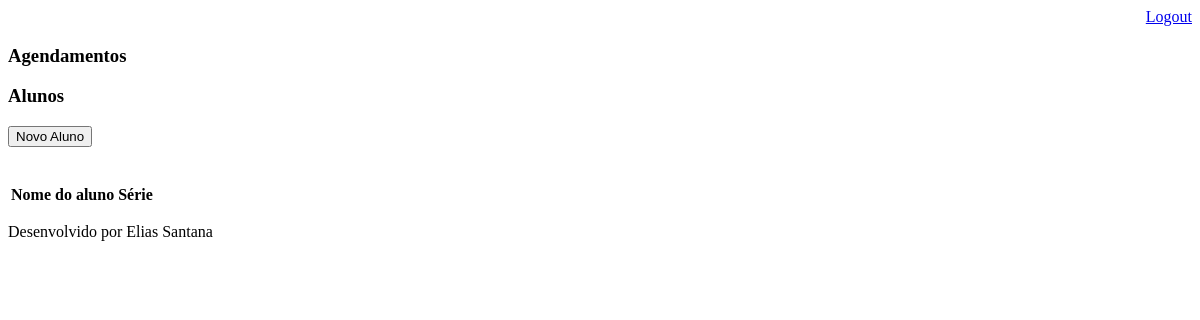
Before: /alunos/ (signed in) with the older database file.
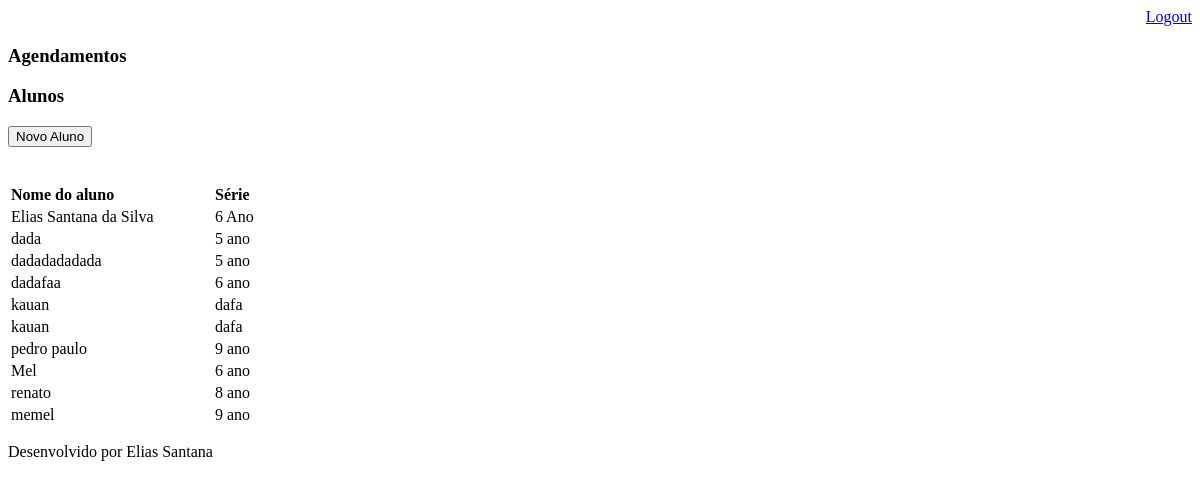
After: the same page with the newer database file.
### core/models.py (models this page shows, shortened)
class Aluno(models.Model):
    nome = models.TextField(max_length=50)
    serie = models.TextField(max_length=5)
    data_cadastro = models.DateTimeField(auto_now=True)
    class Meta:
        db_table = 'aluno'

### core/views.py (the view)
# urls.py: path('alunos/', views.lista_alunos),
@login_required(login_url='/login/')
def lista_alunos(request):
    aluno = Aluno.objects.all()
    dados_aluno = {'alunos': aluno}
    return render(request, 'alunos.html', dados_aluno)

### templates/alunos.html
{% extends "model-page.html" %}
{% block content %}
<h3> Alunos</h3>
<a href="cadastro/">
    <button type="button">Novo Aluno</button>
</a>
<br><br><br>
<table>
    <tr>
        <th align="left">Nome do aluno</th><th align="left">Série</th>
    </tr>
    {% for aluno in alunos %}
       <tr>
           <td width="200">{{ aluno.nome }}</td>
           <td width="100"> {{ aluno.serie }}</td>
       </tr>
    {% endfor %}
</table>
{% endblock %}

### templates/model-page.html
<!DOCTYPE html>
<html lang="en">
<head>
    {% include "model-header.html" %}
</head>
<body>
    <h3>Agendamentos</h3>
    {% block content %} {% endblock %}
    {% include "model-footer.html" %}
</body>
</html>

### templates/model-header.html (shortened to what this page needs)
    <div align="right">
        <a href="/logout">Logout</a>
    </div>

### templates/model-footer.html
<p>Desenvolvido por Elias Santana</p>

Changed rows visible on the page:
added Aluno: nome "Elias Santana da Silva", serie "6 Ano"
added Aluno: nome "dada", serie "5 ano"
added Aluno: nome "dadadadadada", serie "5 ano"
added Aluno: nome "dadafaa", serie "6 ano"
added Aluno: nome "kauan", serie "dafa"
added Aluno: nome "kauan", serie "dafa"
added Aluno: nome "pedro paulo", serie "9 ano"
added Aluno: nome "Mel", serie "6 ano"
added Aluno: nome "renato", serie "8 ano"
added Aluno: nome "memel", serie "9 ano"
